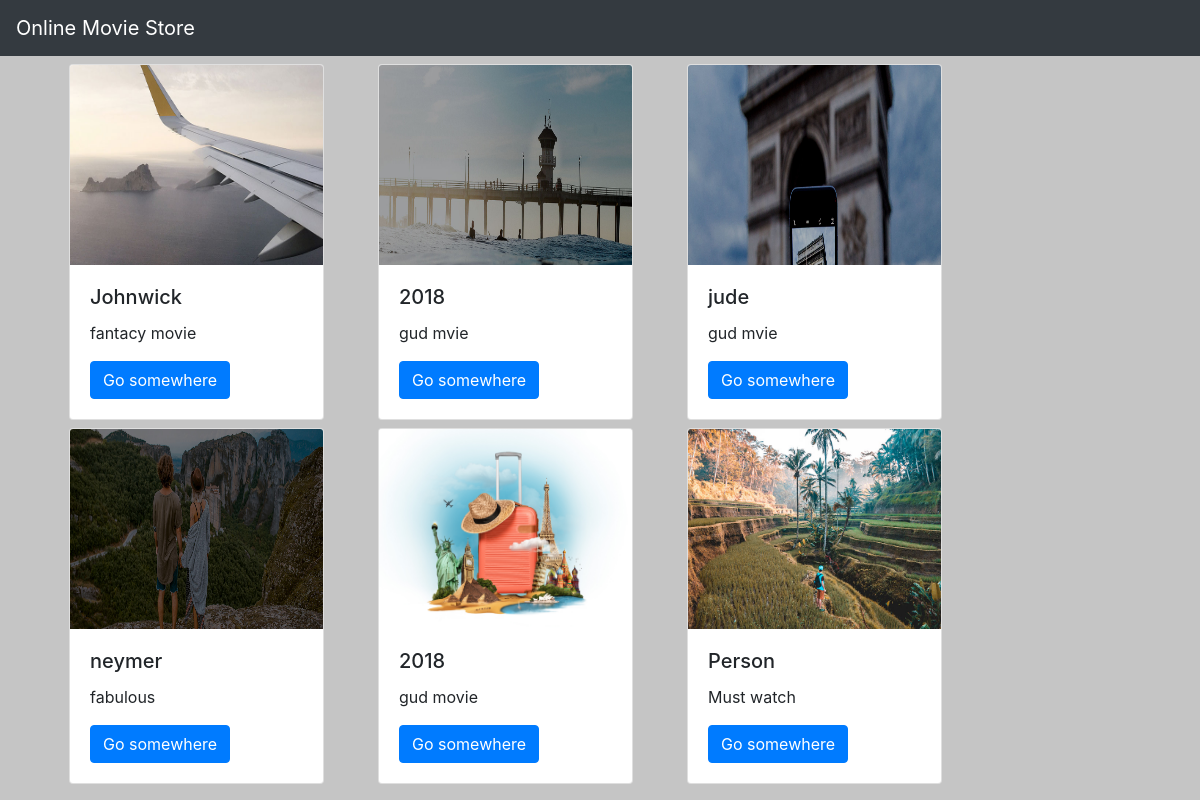
The page / on the database its author committed.
### movieapp/models.py (models this page shows, shortened)
class Movie(models.Model):
    name=models.CharField(max_length=250)
    description=models.TextField()
    year=models.IntegerField()
    img=models.ImageField(upload_to='gallery')

### movieapp/views.py (the view)
# urls.py: path('' , views.index,name='index'),
def index(request):
    movie=Movie.objects.all()
    context= {
        'movie_list':movie
    }
    return render(request,'index.html' ,context)

### templates/index.html
{% extends 'base.html' %}
{% block body %}
<div class="container">
    <div class="row">
        {% for i in movie_list%}
        <div class="col-lg-3  ml-4 mt-2" >
            <div class="card w-100" style="width: 18rem;">
                <img src="{{ i.img.url}}" class="card-img-top w-100" alt="..." height="200px" style="">
                <div class="card-body">
                  <h5 class="card-title">{{i.name}}</h5>
                  <p class="card-text">{{i.description}}</p>
                  <a href="{% url 'movieapp:detail' i.id  %}" class="btn btn-primary">Go somewhere</a>
                </div>
              </div>
        </div>
        {% endfor %}
    </div>
</div>
{% endblock %}

### templates/base.html (shortened to what this page needs)
{% load static %}
<!DOCTYPE html>
<html lang="en">
<head>
    <link rel="stylesheet" href="https://cdn.jsdelivr.net/npm/bootstrap@4.6.2/dist/css/bootstrap.min.css">
    <link rel="stylesheet" href="{% static 'style.css' %}">
</head>
<body>
<nav class="navbar navbar-dark bg-dark">
    <a class="navbar-brand" href="#">
      Online Movie Store
    </a>
  </nav>
  {% block body %}
  {% endblock %}
</body>
</html>

### static/style.css (style rules this page uses)
body { background-color: rgb(197, 197, 197); }

### rows shown on the page
Movie: img (picture), name "Johnwick", description "fantacy movie"
Movie: img (picture), name "2018", description "gud mvie"
Movie: img (picture), name "jude", description "gud mvie"
Movie: img (picture), name "neymer", description "fabulous"
Movie: img (picture), name "2018", description "gud movie"
Movie: img (picture), name "Person", description "Must watch"
